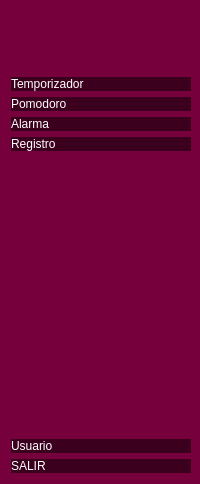
     <widget class="QWidget" name="frame_Botones" native="true">
      <property name="styleSheet">
       <string notr="true">QWidget{
background-color: rgb(118, 0, 59);
}

QPushButton{
background-color: rgb(59, 0, 29);
text-align:left;
border-top-left-radius: 20px;
border-bottom-left-radius:20px;
border-top-right-radius: 20px;
border-bottom-right-radius:20px;
color: rgb(255, 255, 255);
font: 75 10pt &quot;Century Gothic&quot;;
}

QPushButton:hover{
background-color: rgb(34, 0, 17);
border-top-left-radius: 20px;
border-bottom-left-radius:20px;
border-top-right-radius: 20px;
border-bottom-right-radius:20px;
color: rgb(255, 255, 255);
font: 75 10pt &quot;Century Gothic&quot;;
}

QPushButton:checked{
background-color: rgb(34, 0, 17);
font-weight:bold;
}</string>
      </property>
      <layout class="QVBoxLayout" name="verticalLayout_3">
       <property name="rightMargin">
        <number>9</number>
       </property>
       <item>
        <widget class="QLabel" name="label_2">
         <property name="minimumSize">
          <size>
           <width>145</width>
           <height>60</height>
          </size>
         </property>
         <property name="maximumSize">
          <size>
           <width>100</width>
           <height>60</height>
          </size>
         </property>
         <property name="text">
          <string/>
         </property>
         <property name="pixmap">
          <pixmap resource="recursos.qrc">:/newPrefix/Iconos/TEMPOLARM.png</pixmap>
         </property>
         <property name="scaledContents">
          <bool>true</bool>
         </property>
        </widget>
       </item>
       <item>
        <widget class="QPushButton" name="btn_Tempo_2">
         <property name="text">
          <string>Temporizador</string>
         </property>
         <property name="icon">
          <iconset resource="recursos.qrc">
           <normaloff>:/newPrefix/Iconos/iconTemporizador.png</normaloff>:/newPrefix/Iconos/iconTemporizador.png</iconset>
         </property>
         <property name="iconSize">
          <size>
           <width>40</width>
           <height>40</height>
          </size>
         </property>
         <property name="checkable">
          <bool>true</bool>
         </property>
         <property name="autoExclusive">
          <bool>true</bool>
         </property>
        </widget>
       </item>
       <item>
        <widget class="QPushButton" name="btn_Pom_2">
         <property name="layoutDirection">
          <enum>Qt::LeftToRight</enum>
         </property>
         <property name="text">
          <string>Pomodoro</string>
         </property>
         <property name="icon">
          <iconset resource="recursos.qrc">
           <normaloff>:/newPrefix/Iconos/iconPomodoro.png</normaloff>:/newPrefix/Iconos/iconPomodoro.png</iconset>
         </property>
         <property name="iconSize">
          <size>
           <width>40</width>
           <height>40</height>
          </size>
         </property>
         <property name="checkable">
          <bool>true</bool>
         </property>
         <property name="autoExclusive">
          <bool>true</bool>
         </property>
        </widget>
       </item>
       <item>
        <widget class="QPushButton" name="btn_Alm_2">
         <property name="text">
          <string>Alarma</string>
         </property>
         <property name="icon">
          <iconset resource="recursos.qrc">
           <normaloff>:/newPrefix/Iconos/iconAlarma.png</normaloff>:/newPrefix/Iconos/iconAlarma.png</iconset>
         </property>
         <property name="iconSize">
          <size>
           <width>40</width>
           <height>40</height>
          </size>
         </property>
         <property name="checkable">
          <bool>true</bool>
         </property>
         <property name="autoExclusive">
          <bool>true</bool>
         </property>
        </widget>
       </item>
       <item>
        <widget class="QPushButton" name="btn_Reg_2">
         <property name="text">
          <string>Registro</string>
         </property>
         <property name="icon">
          <iconset resource="recursos.qrc">
           <normaloff>:/newPrefix/Iconos/iconRegistro.png</normaloff>:/newPrefix/Iconos/iconRegistro.png</iconset>
         </property>
         <property name="iconSize">
          <size>
           <width>40</width>
           <height>40</height>
          </size>
         </property>
         <property name="checkable">
          <bool>true</bool>
         </property>
         <property name="autoExclusive">
          <bool>true</bool>
         </property>
        </widget>
       </item>
       <item>
        <spacer name="verticalSpacer_2">
         <property name="orientation">
          <enum>Qt::Vertical</enum>
         </property>
         <property name="sizeHint" stdset="0">
          <size>
           <width>20</width>
           <height>282</height>
          </size>
         </property>
        </spacer>
       </item>
       <item>
        <widget class="QPushButton" name="btn_User_2">
         <property name="text">
          <string>Usuario</string>
         </property>
         <property name="icon">
          <iconset resource="recursos.qrc">
           <normaloff>:/newPrefix/Iconos/Userio_con.png</normaloff>:/newPrefix/Iconos/Userio_con.png</iconset>
         </property>
         <property name="iconSize">
          <size>
           <width>40</width>
           <height>40</height>
          </size>
         </property>
         <property name="checkable">
          <bool>true</bool>
         </property>
         <property name="autoExclusive">
          <bool>true</bool>
         </property>
        </widget>
       </item>
       <item>
        <widget class="QPushButton" name="pushButton_13">
         <property name="text">
          <string>SALIR</string>
         </property>
         <property name="icon">
          <iconset resource="recursos.qrc">
           <normaloff>:/newPrefix/Iconos/iconCerrar.png</normaloff>:/newPrefix/Iconos/iconCerrar.png</iconset>
         </property>
         <property name="iconSize">
          <size>
           <width>40</width>
           <height>40</height>
          </size>
         </property>
         <property name="checkable">
          <bool>true</bool>
         </property>
         <property name="autoExclusive">
          <bool>true</bool>
         </property>
        </widget>
       </item>
      </layout>
     </widget>
